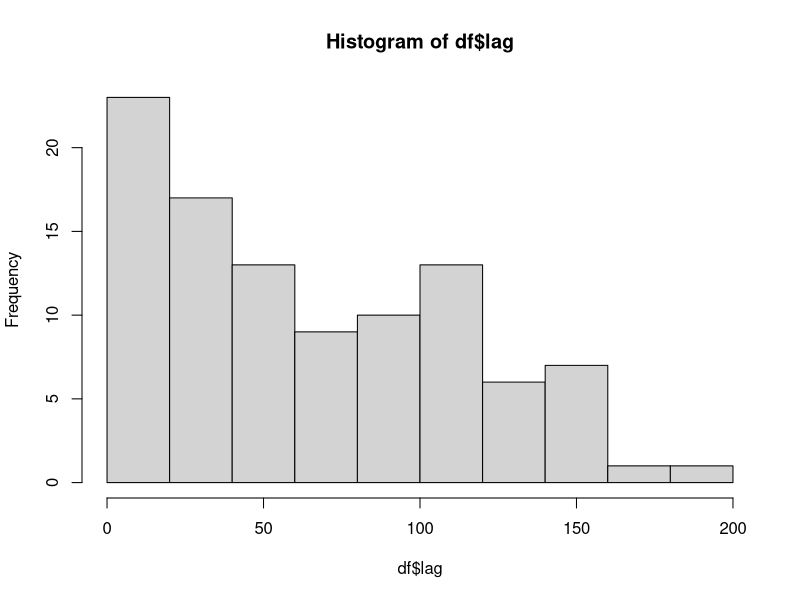

This chart was generated by the following R code:
## ---- chunk 1
all_pictures <- 1:100
## ---- chunk 2
trial_sequence <- sample(c(1:100,1:100))
## ---- chunk 3
df <- data.frame()
for(i in 1:200){
  num_positions <- which(trial_sequence %in% trial_sequence[i])
  if(i == num_positions[1]) {
    type <- "new"
    lag <- NA
  }
  if(i == num_positions[2]) {
    type <- "old"
    lag <- num_positions[2] - num_positions[1]
  }
  t_df <- data.frame(trial = i,
                     item = trial_sequence[i],
                     type = type,
                     lag = lag
                     )
  df <-  rbind(df,t_df)
}
## ---- chunk 4
knitr::kable(df)
## ---- chunk 5
hist(df$lag)
